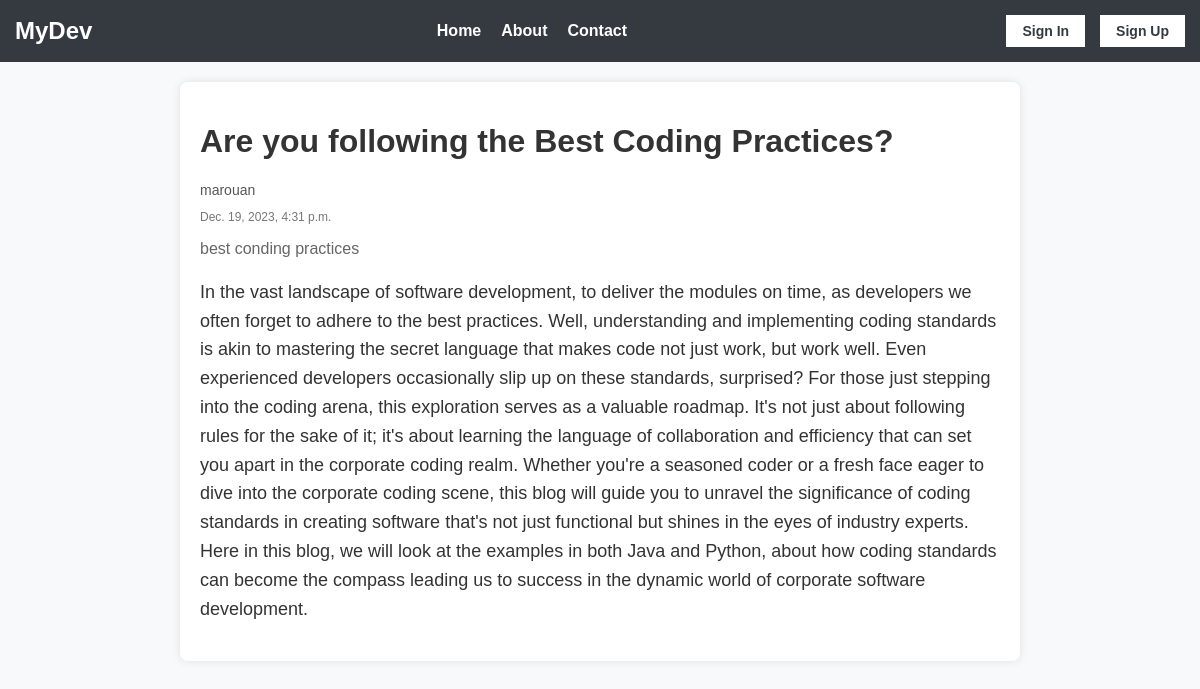
Page /details/2/ on the committed database.
### medium/models.py (models this page shows, shortened)
class Article(models.Model):
    title = models.CharField(max_length=64, null=False)
    author = models.ForeignKey(User, null=False, on_delete=models.CASCADE)
    created = models.DateTimeField(auto_now_add=True, null=False)
    synopsis = models.CharField(max_length=312, null=False)
    content = models.TextField(null=False)

### medium/views.py (the view)
class Details(DetailView):
    model = Article
    template_name='details.html'
    context_object_name = 'article'
    def dispatch(self, request: HttpRequest, *args: Any, **kwargs: Any) -> HttpResponse:
        if self.request.method == 'POST':
            if 'action' in self.request.POST and self.request.POST['action'] == 'logout':
                logout(request)
                return redirect('login_view')
        return super().dispatch(request, *args, **kwargs)

### medium/templates/details.html (shortened to what this page needs)
<!DOCTYPE html>
<html lang="en">
<head>
</head>
<body>
    {% include 'navbar.html' %}
    <div class="blog-post">
        <h1>{{ article.title }}</h1>
        <p class="author">{{article.author.username}}</p>
        <p class="create-date">{{article.created}}</p>
        <p class="synopsis">{{article.synopsis}}</p>
        <div class="content">
            <p>{{article.content}}</p>
        </div>
    </div>
</body>
</html>

### medium/templates/details.html (style rules this page uses)
body { font-family: 'Arial', sans-serif; margin: 0; padding: 0; background-color: #f8f9fa; }
.blog-post { max-width: 800px; margin: 20px auto; padding: 20px; background-color: #ffffff; border-radius: 8px; box-shadow: 0 0 10px rgba(0, 0, 0, 0.1); }
.blog-post h1 { color: #333333; }
.author { color: #555555; font-size: 14px; margin-bottom: 10px; }
.create-date { color: #777777; font-size: 12px; margin-bottom: 10px; }
.synopsis { color: #666666; font-size: 16px; margin-bottom: 20px; }
.content { color: #333333; font-size: 18px; line-height: 1.6; }

### medium/templates/navbar.html (style rules this page uses)
body { font-family: 'Arial', sans-serif; margin: 0; padding: 0; background-color: #f8f9fa; }

### rows in the picture
Article: title "Are you following the Best Coding Practices?", author.username "marouan", created "Dec. 19, 2023, 4:31 p.m.", synopsis "best conding practices", content "In the vast landscape of software development, to deliver the modules on time, as developers we often forget to adhere to the best practices. Well, understanding and implementing coding standards is akin to mastering the secret language that makes code not just work, but work well. Even experienced developers occasionally slip up on these standards, surprised? For those just stepping into the coding arena, this exploration serves as a valuable roadmap. It's not just about following rules for the sake of it; it's about learning the language of collaboration and efficiency that can set you apart in the corporate coding realm. Whether you're a seasoned coder or a fresh face eager to dive into…"
